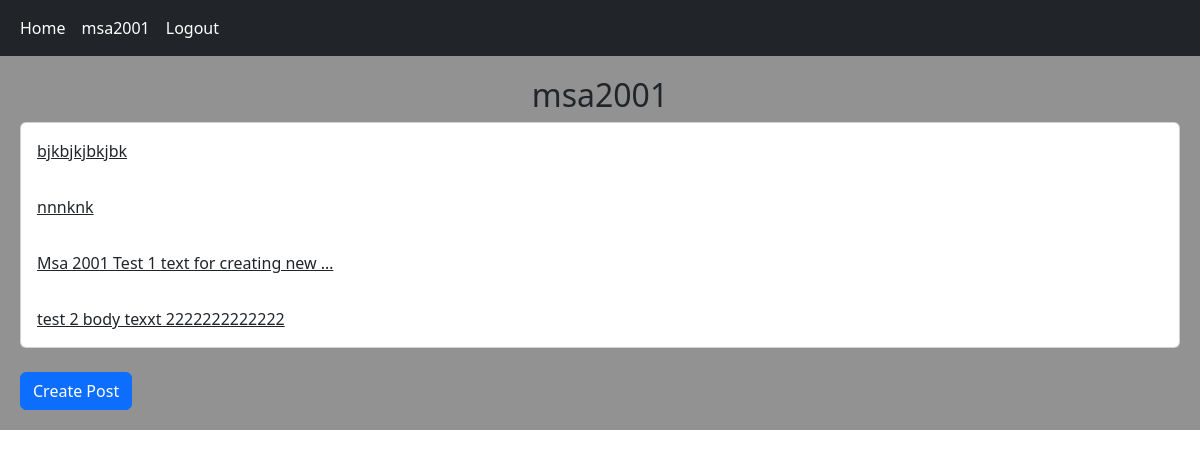
The app's page /account/profile/1/ (signed in) with its own data.
### home/models.py (models this page shows, shortened)
class Post(models.Model):
    user = models.ForeignKey(User, on_delete=models.CASCADE, related_name='posts')
    title = models.CharField(max_length=50)
    body = models.TextField(max_length=1000)
    slug = models.SlugField()
    created = models.DateTimeField(auto_now_add=True)
    updated = models.DateTimeField(auto_now=True)
    class Meta:
        ordering = ('-updated',)
    def get_absolute_url(self):
        return reverse('home:post_detail', args=[self.id, self.slug])

### account/views.py (the view)
# urls.py: path('profile/<int:user_id>/', views.UserProfileView.as_view(), name='profile'),
class UserProfileView(LoginRequiredMixin, View):
    def get(self, request, user_id):
        is_following = False
        user = get_object_or_404(User, id=user_id)
        posts = user.posts.all()
        relation = Relation.objects.filter(from_user=request.user, to_user=user)
        if relation.exists():
            is_following = True
        return render(request, 'account/profile.html', {'user': user, 'posts': posts, 'is_following': is_following})

### account/templates/account/profile.html (shortened to what this page needs)
{% extends 'base.html' %}
{% load static %}
{% block content %}
    <h2 class="text-center">{{ user.username }}</h2>
     <div class="card">
    {% for post in posts %}
        <a class="card-body" href="{{ post.get_absolute_url }}">{{ post.body|truncatewords:8 }}</a>
    {% endfor %}
    </div>
    <br>
    {% if request.user.id == user.id %}
    <a href="{% url 'home:post_create' %}" class="btn btn-primary">Create Post</a>
    {% endif %}
{% endblock %}

### templates/includes/navbar.html
<nav class="navbar navbar-expand-lg navbar-dark bg-dark">
    <div class="container-fluid">
        <div class="navbar-nav">
            <a class="nav-link active" href="{% url 'home:home' %}">Home</a>
            {% if request.user.is_authenticated %}
                <a class="nav-link active" href="{% url 'account:profile' request.user.id  %}">{{ request.user.username }}</a>
                <a class="nav-link active" href="{% url 'account:logout' %}">Logout</a>
            {% else %}
                <a class="nav-link active" href="{% url 'account:register' %}">Register</a>
                <a class="nav-link active" href="{% url 'account:login' %}">Login</a>
            {% endif %}
        </div>
    </div>
</nav>

### records on screen
Post: body "bjkbjkjbkjbk"
Post: body "nnnknk"
Post: body "Msa 2001 Test 1 text for creating new …"
Post: body "test 2 body texxt 2222222222222"

### other values on screen
{{ request.user.username }} "msa2001"
{{ user.username }} "msa2001"
